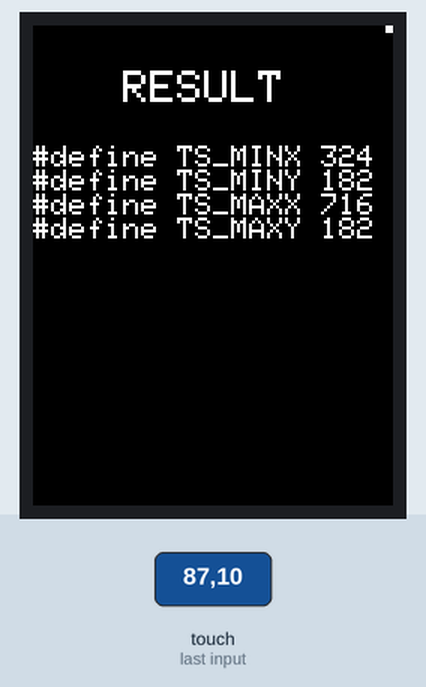
The sketch below on a simulated Arduino Uno, built with avr-gcc and run on an emulated ATmega328P. On the bench: 240×320 colour display. Inputs (shaded band) come from the test bench. What the sketch prints to the serial monitor is not drawn. At 9.1 s the program stops and its outputs stay as they are.

1.5 s: touch panel pressed at 13 % / 10 % of its raw x / y range
4.0 s: touch panel pressed at 38 % / 10 % of its raw x / y range
6.5 s: touch panel pressed at 62 % / 10 % of its raw x / y range
9.0 s: touch panel pressed at 87 % / 10 % of its raw x / y range
Above: at 9.8 s.
Timing chart, 0 to 10.6 s (numbered marks = the images above; inputs shaded):
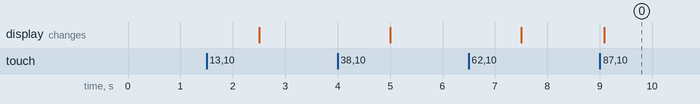

Measured:
- after the input at 9.0 s, the display: changes after 0.09 s (image 0)

The sketch:

tft_definice.ino
```cpp
#include <TouchScreen.h>

#include <pin_magic.h>
#include <registers.h>

#include <Adafruit_GFX.h>    // Core graphics library
#include <Adafruit_TFTLCD.h> // Hardware-specific library
//#include <stdint.h>
#include "TouchScreen.h"

#define LCD_CS A3 //
#define LCD_CD A2 //
#define LCD_WR A1 //
#define LCD_RD A0 //
#define LCD_RESET A4 //

#define YP A3  // must be an analog pin, use "An" notation!
#define XM A2  // must be an analog pin, use "An" notation!
#define YM 9   // can be a digital pin
#define XP 8   // can be a digital pin

#define MINPRESSURE 10
#define MAXPRESSURE 1000

#define   BLACK   0x0000
#define WHITE   0xFFFF

int TS_MINX_1, TS_MINX_2, TS_MINY_1, TS_MINY_2, TS_MAXX_1, TS_MAXX_2, TS_MAXY_2, TS_MAXY_1 = 0;
int test =0;

TouchScreen ts = TouchScreen(XP, YP, XM, YM, 300);
Adafruit_TFTLCD tft(LCD_CS, LCD_CD, LCD_WR, LCD_RD, LCD_RESET);


void setup(void) {
  Serial.begin(9600);
  Serial.println("TFT LCD TOUCH CALIBRATE  ");

  tft.reset();
  tft.begin(0x9341);

  tft.fillScreen(BLACK);
  test = 0;

}
void loop(void) {

if (test == 0) {tft.fillRect(0,0,5,5, WHITE);}
if (test == 1) {tft.fillRect(0,0,5,5, BLACK); tft.fillRect(0,tft.height()-5,5,5, WHITE);}
if (test == 2) {tft.fillRect(0,tft.height()-5,5,5, BLACK); tft.fillRect(tft.width()-5,tft.height()-5,5,5, WHITE);}
if (test == 3) {tft.fillRect(tft.width()-5,tft.height()-5,5,5, BLACK); tft.fillRect(tft.width()-5,0,5,5, WHITE);}

digitalWrite(13, HIGH);
TSPoint p = ts.getPoint();
digitalWrite(13, LOW);
pinMode(XM, OUTPUT);
pinMode(YP, OUTPUT);


if (p.z > MINPRESSURE && p.z < MAXPRESSURE) {


  if (test == 0)
 {
  Serial.println();
  Serial.println("Test TOP LEFT corner");
  TS_MINX_1 = p.x;
  TS_MINY_1 = p.y;
  Serial.println(p.x);
  Serial.println(p.y);
  Serial.println("----------");
  delay(1000);
}

 if (test == 1)
 {
  Serial.println();
  Serial.println("Test DOWN LEFT corner");
  TS_MINX_2 = p.x;
  TS_MAXY_1 = p.y;
  Serial.println(p.x);
  Serial.println(p.y);
  Serial.println("----------");
  delay(1000);
 }

  if (test == 2)
  {
  Serial.println();
  Serial.println("Test DOWN RIGHT corner");
  TS_MAXX_1 = p.x;
  TS_MAXY_2 = p.y;
  Serial.println(p.x);
  Serial.println(p.y);
  Serial.println("----------");
  delay(1000);

 }
  if (test == 3)
 {
  Serial.println();
  Serial.println("Test TOP RIGHT corner");
  TS_MAXX_2 = p.x;
  TS_MINY_2 = p.y;
  Serial.println(p.x);
  Serial.println(p.y);
  Serial.println("----------");


  Serial.println("RESULT");
  Serial.print("#define TS_MINX "); Serial.println((TS_MINX_1+ TS_MINX_2)/2);
  Serial.print("#define TS_MINY "); Serial.println((TS_MINY_1+ TS_MINY_2)/2);
  Serial.print("#define TS_MAXX "); Serial.println((TS_MAXX_1+ TS_MAXX_2)/2);
  Serial.print("#define TS_MAXY "); Serial.println((TS_MAXY_1+ TS_MAXY_2)/2);

  tft.setTextColor(WHITE);
  tft.setCursor(60,30);
  tft.setTextSize(3);
  tft.print("RESULT");
  tft.setCursor(0,80);
  tft.setTextSize(2);
  tft.print("#define TS_MINX ");tft.println((TS_MINX_1+ TS_MINX_2)/2);
  tft.print("#define TS_MINY ");tft.println((TS_MINY_1+ TS_MINY_2)/2);
  tft.print("#define TS_MAXX ");tft.println((TS_MAXX_1+ TS_MAXX_2)/2);
  tft.print("#define TS_MAXY ");tft.println((TS_MAXY_1+ TS_MAXY_2)/2);
  while(1){}


 delay(500);

 }
test++;
}


    }
```
